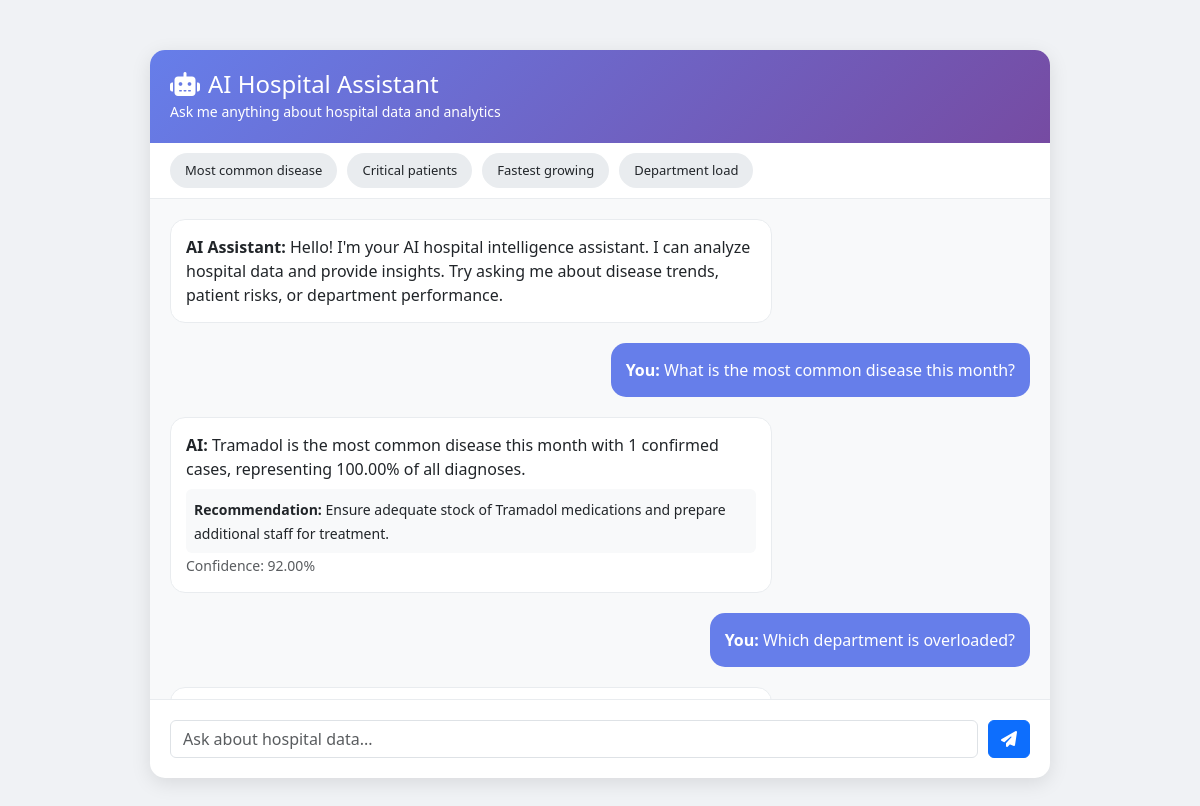
Screenshot of /admin/ai_chat.php (signed in) with the database file from the repository.
### tables this page shows
CREATE TABLE `ai_responses` (
  `id` int(11) NOT NULL,
  `question_id` int(11) NOT NULL,
  `response` text NOT NULL,
  `statistics` text DEFAULT NULL,
  `recommendation` text DEFAULT NULL,
  `confidence` decimal(5,2) DEFAULT NULL,
  `response_time_ms` int(11) DEFAULT NULL,
  `created_at` timestamp NOT NULL DEFAULT current_timestamp()
);

CREATE TABLE `ai_questions` (
  `id` int(11) NOT NULL,
  `user_id` int(11) NOT NULL,
  `question` text NOT NULL,
  `intent` varchar(100) DEFAULT NULL,
  `entities` text DEFAULT NULL,
  `created_at` timestamp NOT NULL DEFAULT current_timestamp()
);

### admin/ai_chat.php (the view, shortened to what this page needs)
<?php
include '../config/db.php';
$chat_history = $conn->query("SELECT q.question, r.response, r.recommendation, r.confidence, q.created_at
                              FROM ai_questions q
                              JOIN ai_responses r ON q.id = r.question_id
                              WHERE q.user_id = {$_SESSION['user_id']}
                              ORDER BY q.created_at DESC LIMIT 20");
?>
<!DOCTYPE html>
<html lang="en">
<head>
    <link href="https://cdn.jsdelivr.net/npm/bootstrap@5.3.0/dist/css/bootstrap.min.css" rel="stylesheet">
    <link href="https://cdnjs.cloudflare.com/ajax/libs/font-awesome/6.4.0/css/all.min.css" rel="stylesheet">
</head>
<body>
    <div class="chat-wrapper">
        <div class="chat-header">
            <h4 class="mb-0"><i class="fas fa-robot me-2"></i>AI Hospital Assistant</h4>
            <small>Ask me anything about hospital data and analytics</small>
        </div>
        <div class="suggestion-chips">
            <span class="chip" onclick="askQuestion('What is the most common disease this month?')">Most common disease</span>
            <span class="chip" onclick="askQuestion('How many critical patients do we have?')">Critical patients</span>
            <span class="chip" onclick="askQuestion('Which disease is increasing the fastest?')">Fastest growing</span>
            <span class="chip" onclick="askQuestion('Which department is overloaded?')">Department load</span>
        </div>
        <div class="chat-messages" id="chatMessages">
            <div class="message ai">
                <div class="message-content">
                    <strong>AI Assistant:</strong> Hello! I'm your AI hospital intelligence assistant. I can analyze hospital data and provide insights. Try asking me about disease trends, patient risks, or department performance.
                </div>
            </div>
            <?php while($chat = $chat_history->fetch_assoc()): ?>
            <div class="message user">
                <div class="message-content">
                    <strong>You:</strong> <?= htmlspecialchars($chat['question']) ?>
                </div>
            </div>
            <div class="message ai">
                <div class="message-content">
                    <strong>AI:</strong> <?= htmlspecialchars($chat['response']) ?>
                    <?php if($chat['recommendation']): ?>
                    <div class="mt-2 p-2 bg-light rounded">
                        <small><strong>Recommendation:</strong> <?= htmlspecialchars($chat['recommendation']) ?></small>
                    </div>
                    <?php endif; ?>
                    <small class="text-muted">Confidence: <?= $chat['confidence'] ?>%</small>
                </div>
            </div>
            <?php endwhile; ?>
        </div>
        <div class="chat-input">
            <input type="text" id="questionInput" class="form-control" placeholder="Ask about hospital data...">
            <button class="btn btn-primary" onclick="submitQuestion()">
                <i class="fas fa-paper-plane"></i>
            </button>
        </div>
    </div>
</body>
</html>

### admin/ai_chat.php (style rules this page uses)
body { background: #f0f2f5; }
.chat-wrapper { max-width: 900px; margin: 50px auto; background: white; border-radius: 15px; box-shadow: 0 5px 20px rgba(0,0,0,0.1); overflow: hidden; }
.chat-header { background: linear-gradient(135deg, #667eea 0%, #764ba2 100%); color: white; padding: 20px; }
.chat-messages { height: 500px; overflow-y: auto; padding: 20px; background: #f8f9fa; }
.message { margin-bottom: 20px; display: flex; }
.message.user { justify-content: flex-end; }
.message-content { max-width: 70%; padding: 15px; border-radius: 15px; }
.message.user .message-content { background: #667eea; color: white; }
.message.ai .message-content { background: white; border: 1px solid #e9ecef; }
.chat-input { padding: 20px; border-top: 1px solid #e9ecef; display: flex; gap: 10px; }
.suggestion-chips { padding: 10px 20px; display: flex; gap: 10px; flex-wrap: wrap; background: white; border-bottom: 1px solid #e9ecef; }
.chip { padding: 8px 15px; background: #e9ecef; border-radius: 20px; cursor: pointer; font-size: 13px; transition: 0.3s; }

### rows the page displays
ai_responses: question.question "What is the most common disease this month?", response "Tramadol is the most common disease this month with 1 confirmed cases, representing 100.00% of all diagnoses.", recommendation "Ensure adequate stock of Tramadol medications and prepare additional staff for treatment.", confidence "92.00"
ai_responses: question.question "Which department is overloaded?"
